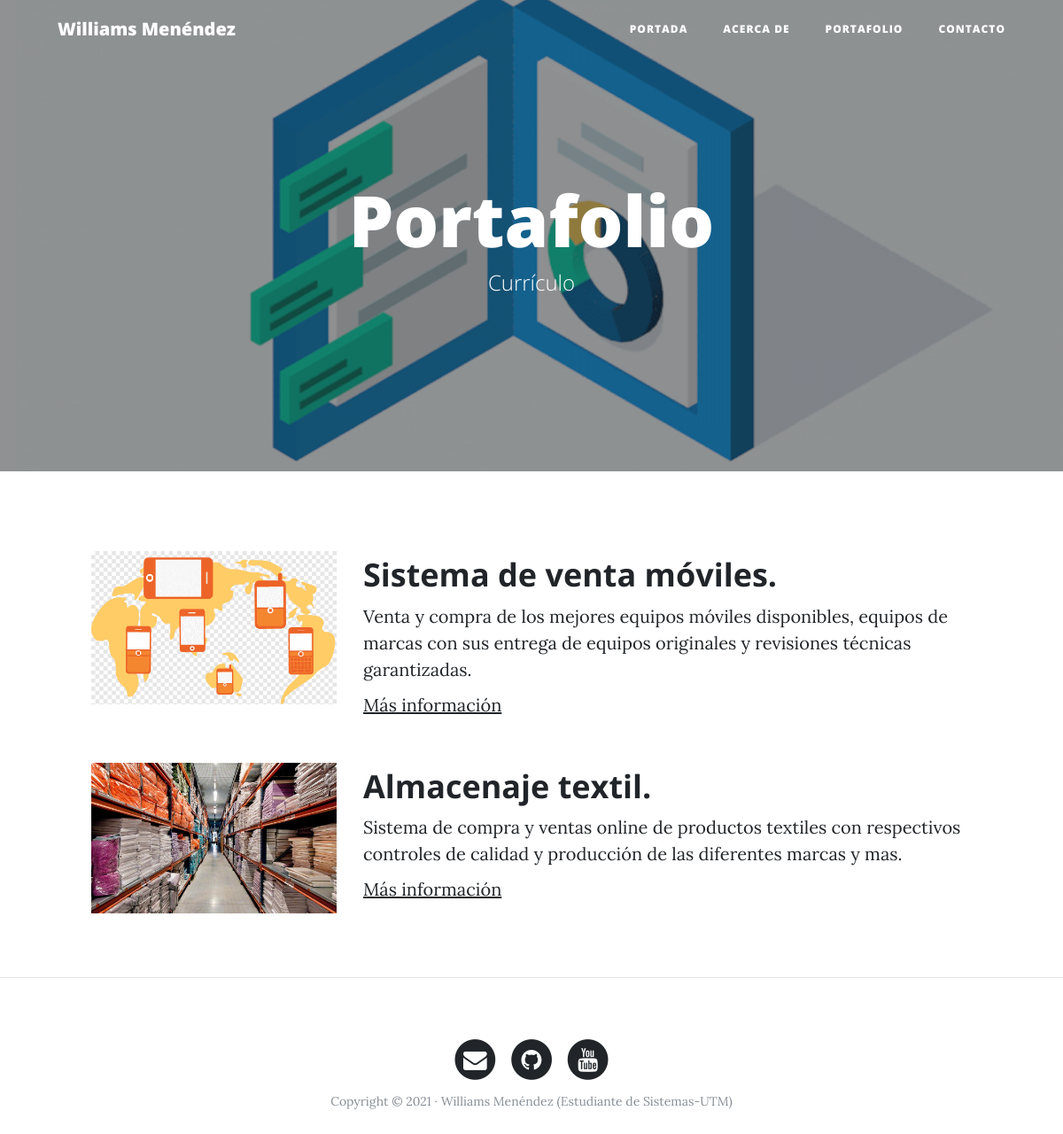
The page /portfolio/ on the database its author committed.
### portfolio/models.py (models this page shows, shortened)
class Project(models.Model):
    title = models.CharField(max_length=200, verbose_name = 'Titulo.')
    description = models.TextField(verbose_name = 'Descripcion.')
    image = models.ImageField(verbose_name = 'Imagen.', upload_to= "projects")
    link = models.URLField(null=True, blank=True, verbose_name="Dirección Web")
    created = models.DateTimeField(auto_now_add=True, verbose_name = 'Fecha de creacion.')
    updated = models.DateTimeField(auto_now=True, verbose_name = 'Fecha de edicion.')
    class Meta:
        verbose_name = 'proyecto'
        verbose_name_plural = 'proyectos'
        ordering = ["-created"]

### portfolio/views.py (the view)
# urls.py: path('portfolio/', portfolio_views.portfolio, name="portfolio"),
def portfolio(resquest):
    projects = Project.objects.all()
    return render(resquest, "portfolio/portfolio.html", {'projects': projects})

### portfolio/templates/portfolio/portfolio.html (shortened to what this page needs)
{% extends 'core/base.html' %}
{% block background %}{% load static %}{% static 'core/img/portafolio.gif' %}{% endblock %}
{% block headers %}
            <h1>Portafolio</h1>
	        <span class="subheading">Currículo</span>
{% endblock %}
{% block content %}
{% for project in projects %}
	    <div class="row project">
	    <div class="col-lg-3 col-md-4 offset-lg-1">
			<img class="img-fluid" src="{{ project.image.url }}" alt="">
	    </div>
	    <div class="col-lg-7 col-md-8">
		    <h2 class="section-heading title">{{ project.title }}</h2>
		    <p>{{ project.description }}</p>
			{% if project.link %}
                    <p><a href="{{project.link}}">Más información</a></p>
                {% endif %}
	    </div>
	    </div>
    {% endfor %}
{% endblock %}

### core/templates/core/base.html (shortened to what this page needs)
<!DOCTYPE html>
<html lang="es">
  <head>
    {% load static %}
    <link href="{% static 'core/vendor/bootstrap/css/bootstrap.min.css' %}" rel="stylesheet">
    <link href="{% static 'core/vendor/font-awesome/css/font-awesome.min.css' %}" rel="stylesheet" type="text/css">
    <link href="{% static 'core/css/clean-blog.min.css' %}" rel="stylesheet">
  </head>
  <body>
    <nav class="navbar navbar-expand-lg navbar-light fixed-top" id="mainNav">
      <div class="container">
        <a class="navbar-brand" href="{% url 'home' %}">Williams Menéndez</a>
        <div class="collapse navbar-collapse" id="navbarResponsive">
          <ul class="navbar-nav ml-auto">
            <li class="nav-item">
              <a class="nav-link" href="{% url 'home' %}">Portada</a>
            </li>
            <li class="nav-item">
              <a class="nav-link" href="{% url 'about' %}">Acerca de</a>
            </li>
            <li class="nav-item">
              <a class="nav-link" href="{% url 'portfolio' %}">Portafolio</a>
            </li>
            <li class="nav-item">
              <a class="nav-link" href="{% url 'contact' %}">Contacto</a>
            </li>
          </ul>
        </div>
      </div>
    </nav>
    <header class="masthead" style="background-image: url(' {% block background %}{% endblock %}')">
      <div class="overlay"></div>
      <div class="container">
        <div class="row">
          <div class="col-lg-8 col-md-10 mx-auto">
            <div class="site-heading">
            {% block headers %} {% endblock %}
            </div>
          </div>
        </div>
      </div>
    </header>
    {% block content %} {% endblock %}
{% if request.path != "/" %} <hr> {% endif %}
    <footer>
      <div class="container">
        <div class="row">
          <div class="col-lg-8 col-md-10 mx-auto">
            <ul class="list-inline text-center">
              <li class="list-inline-item">
                <a href="#">
                  <span class="fa-stack fa-lg">
                    <i class="fa fa-circle fa-stack-2x"></i>
                    <i class="fa fa-envelope fa-stack-1x fa-inverse"></i>
                  </span>
                </a>
              </li>
              <li class="list-inline-item">
                <a href="#">
                  <span class="fa-stack fa-lg">
                    <i class="fa fa-circle fa-stack-2x"></i>
                    <i class="fa fa-github fa-stack-1x fa-inverse"></i>
                  </span>
                </a>
              </li>
              <li class="list-inline-item">
                <a href="#">
                  <span class="fa-stack fa-lg">
                    <i class="fa fa-circle fa-stack-2x"></i>
                    <i class="fa fa-youtube fa-stack-1x fa-inverse"></i>
                  </span>
                </a>
              </li>
            </ul>
            <p class="copyright text-muted">Copyright &copy; 2021 · Williams Menéndez (Estudiante de Sistemas-UTM) </p>
          </div>
        </div>
      </div>
    </footer>
  </body>
</html>

### rows shown on the page
Project: image (picture), title "Sistema de venta móviles.", description "Venta y compra de los mejores equipos móviles disponibles, equipos de marcas con sus entrega de equipos originales y revisiones técnicas garantizadas."
Project: image (picture), title "Almacenaje textil.", description "Sistema de compra y ventas online de productos textiles con respectivos controles de calidad y producción de las diferentes marcas y mas."
